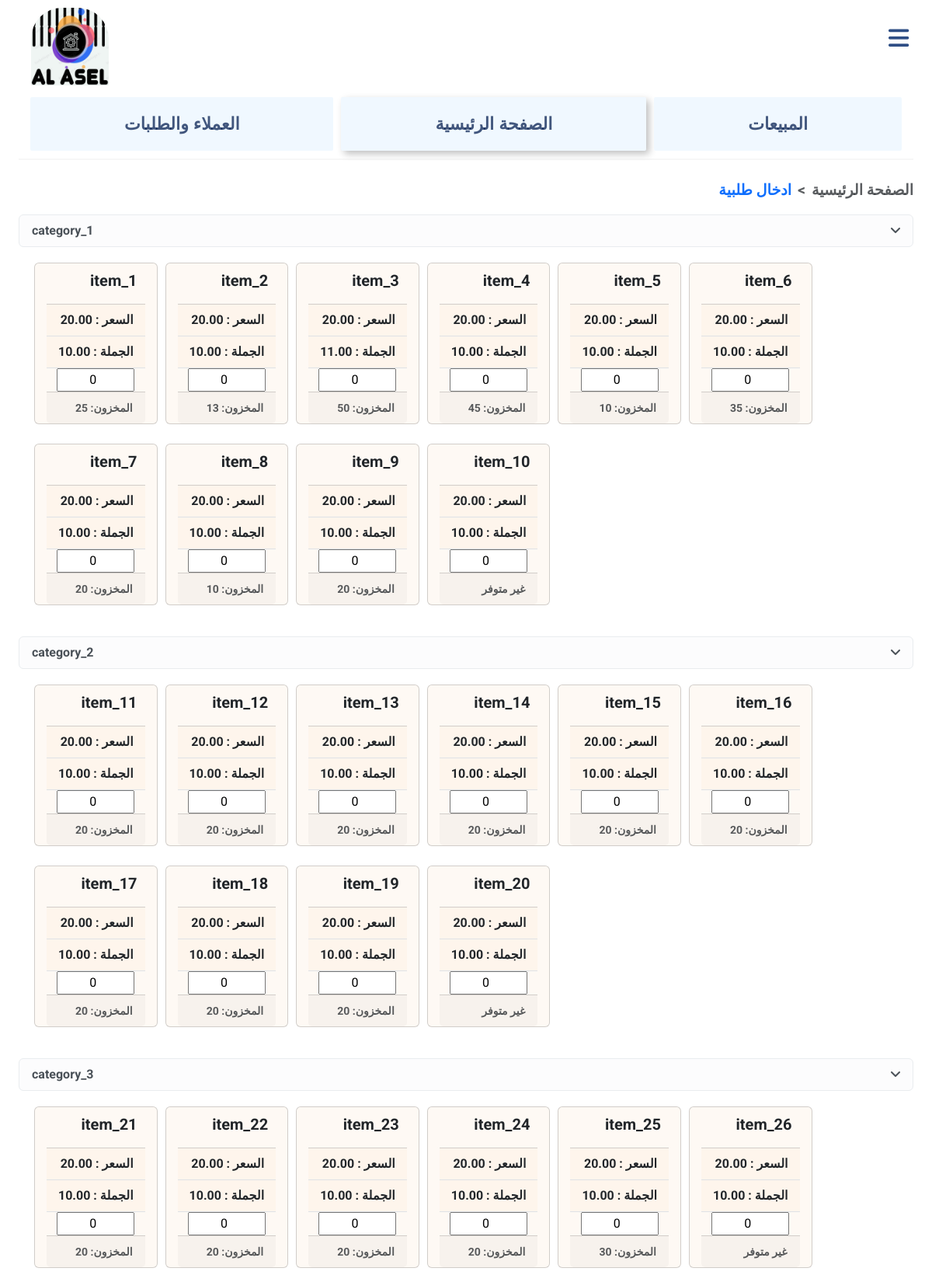
The app's page / (signed in, upper part) with its own data.
### main/models.py (models this page shows, shortened)
class Category(models.Model):
    name = models.CharField(max_length=64, unique=True)

class Item(models.Model):
    category = models.ForeignKey(Category, on_delete=models.CASCADE, related_name="items", null=True)
    name = models.CharField(max_length=64, unique=True)
    real_price = models.DecimalField(max_digits=10, decimal_places=2, validators=[MinValueValidator(0.00)])
    gomla_price = models.DecimalField(max_digits=6, decimal_places=2, validators=[MinValueValidator(0.00)])
    market_price = models.DecimalField(max_digits=6, decimal_places=2, validators=[MinValueValidator(0.00)])
    stock_quantity = models.PositiveIntegerField(default = 0)
    used_quantity = models.PositiveIntegerField(default = 0)
    quantity = models.PositiveIntegerField(default = 0)

### main/views.py (the view, shortened to what this page needs)
# urls.py: path("", views.make_order, name="make_order"),
@login_required(login_url="/login/")
def make_order(request):
    items_object = {}
    categories = Category.objects.all()
    for category in categories:
        items = Item.objects.filter(category=category).order_by('id')
        items_object[f"{category.name}"] = items
    if request.method == 'GET':
        customers = Customer.objects.all()
        return render(request, "main/make_order.html", {
            "items_object": items_object,
            "customers": customers,
        })

### main/models.py (called while the page is built)
    def __str__(self):
        return f"{self.id}: {self.name} ({self.number})"

### main/templates/main/make_order.html (shortened to what this page needs)
{% extends "main/stander_layout.html" %}
{% load static %}
{% block option %}
<a href="{% url 'main:users' %}" class="page_option_buttton" >العملاء والطلبات</a>
<a href="{% url 'main:make_order' %}" class="page_option_buttton" style="box-shadow: 4px 4px 10px rgba(0, 0, 0, 0.25);">الصفحة الرئيسية</a>
<a href="{% url 'main:total_orders' %}" class="page_option_buttton">المبيعات</a>
{% endblock %}
{% block body %}
<nav style="--bs-breadcrumb-divider: '<';" aria-label="breadcrumb">
  <ol class="breadcrumb">
    <li class="breadcrumb-item"><a href="{% url 'main:coming_order' %}">ادخال طلبية</a></li>
    <li class="breadcrumb-item active" aria-current="page">الصفحة الرئيسية</li>
  </ol>
</nav>
  <form action="{% url 'main:make_order' %}" method="post">
    <div class="categories_contaner">
      {% for category, items in items_object.items  %}
      <div>
        <ul class="list-group">
          <li class="category_header list-group-item list-group-item-light" data-code="{{category}}">
            <span>{{category}}</span>
            <span class="toggle-icon" data-toggle="{{category}}">
              <i class="fa-solid fa-angle-down"></i>
          </span>
          </li>
        </ul>
      </div>
      <div id="{{category}}" class="items_container">
        {% for item in items  %}
          <div class="card" style="">
            <div class="card-body" style="padding: 10px;">
              <h5 class="card-title" style="text-align: right; font-weight: bold;">{{ item.name }}</h5>
            </div>
            <ul class="list-group list-group-flush" >
              <li class="list-group-item">السعر : {{ item.market_price }}</li>
              <li class="list-group-item">الجملة : {{ item.gomla_price }}</li>
              <div class="item_number">
                <input class="input_card" type="number" name="quantity_{{ item.id }}" placeholder="الكمية" value=0 min=0 max={{ item.quantity }}>
              </div>
            </ul>
            <div class="card-footer" style="text-align: right;">
              <small class="text-muted stock" data-quantity="{{ item.quantity }}">المخزون: {{ item.quantity }}</small>
            </div>
          </div>
        {% endfor %}
      </div>
      {% endfor %}
    </div>
  </form>
 {%endblock%}

### main/static/main/mainnn.css (style rules this page uses)
.page_option_buttton { background-color: aliceblue; border-radius: 2px; border-color: rgb(227, 234, 240); padding-top:8px; padding-bottom:8px; }
.page_option a { width:auto; font-family: arial; font-size: 22px; padding-top: 18px; padding-bottom: 18px; color:rgba(5, 31, 80, 0.747); text-decoration: none; }
.items_container ul li { text-align: right; }
body { padding-left: 2%; padding-right: 2%; font-family: arial; font-weight: bold; margin-top: 0; font-family: Roboto, Arial, sans-serif; }
body { transition: padding-right 0.3s ease; }
a { text-decoration: none; }
.categories_contaner { display: grid; grid-template-rows: auto auto; row-gap: 20px; }
.items_container { display: flex; flex-direction: row; flex-wrap: wrap; padding: 20px; padding-top: 0; row-gap: 25px; column-gap: 10px; justify-content:start; }
.category_header { display: flex; flex-direction: row; justify-content: space-between; }
.card , .card li { background-color: rgba(250, 235, 215, 0.288); padding-left: 15px; padding-right: 15px; }
.item_number { display: flex; justify-content: space-around; }
.item_number input { width:100px; text-align:center; padding-left: 10px; }
.item_number input::placeholder { text-align:center; }
.breadcrumb { justify-content: flex-end; font-size: larger; }

### records on screen
Category: items_object "category_1"
Item: name "item_1", market_price "20.00", gomla_price "10.00", quantity "25"
Item: name "item_2", market_price "20.00", gomla_price "10.00", quantity "13"
Item: name "item_3", market_price "20.00", gomla_price "11.00", quantity "50"
Item: name "item_4", market_price "20.00", gomla_price "10.00", quantity "45"
Item: name "item_5", market_price "20.00", gomla_price "10.00", quantity "10"
Item: name "item_6", market_price "20.00", gomla_price "10.00", quantity "35"
Item: name "item_7", market_price "20.00", gomla_price "10.00", quantity "20"
Item: name "item_8", market_price "20.00", gomla_price "10.00", quantity "10"
Item: name "item_9", market_price "20.00", gomla_price "10.00", quantity "20"
Item: name "item_10", market_price "20.00", gomla_price "10.00", quantity "0"
Category: items_object "category_2"
Item: name "item_11", market_price "20.00", gomla_price "10.00", quantity "20"
Item: name "item_12", market_price "20.00", gomla_price "10.00", quantity "20"
Item: name "item_13", market_price "20.00", gomla_price "10.00", quantity "20"
Item: name "item_14", market_price "20.00", gomla_price "10.00", quantity "20"
Item: name "item_15", market_price "20.00", gomla_price "10.00", quantity "20"
Item: name "item_16", market_price "20.00", gomla_price "10.00", quantity "20"
Item: name "item_17", market_price "20.00", gomla_price "10.00", quantity "20"
Item: name "item_18", market_price "20.00", gomla_price "10.00", quantity "20"
Item: name "item_19", market_price "20.00", gomla_price "10.00", quantity "20"
Item: name "item_20", market_price "20.00", gomla_price "10.00", quantity "0"
Category: items_object "category_3"
Item: name "item_21", market_price "20.00", gomla_price "10.00", quantity "20"
Item: name "item_22", market_price "20.00", gomla_price "10.00", quantity "20"
Item: name "item_23", market_price "20.00", gomla_price "10.00", quantity "20"
Item: name "item_24", market_price "20.00", gomla_price "10.00", quantity "20"
Item: name "item_25", market_price "20.00", gomla_price "10.00", quantity "30"
Item: name "item_26", market_price "20.00", gomla_price "10.00", quantity "0"
